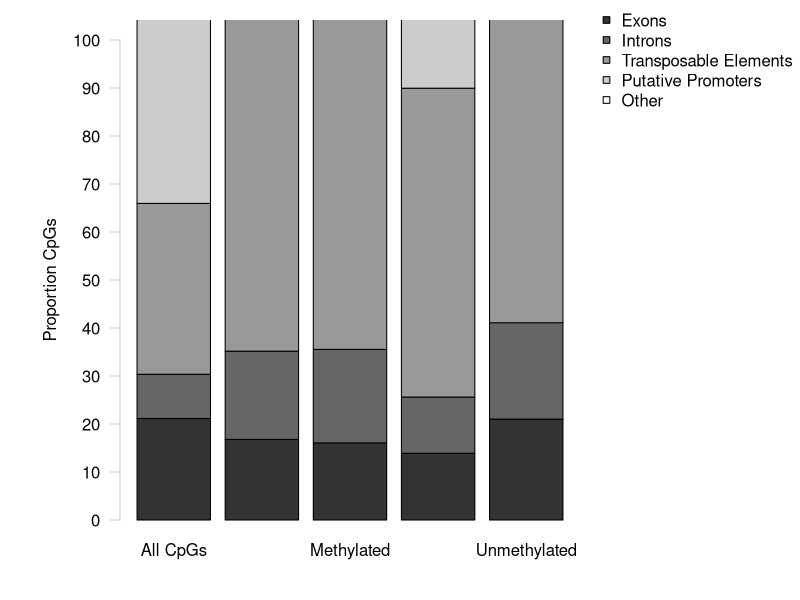
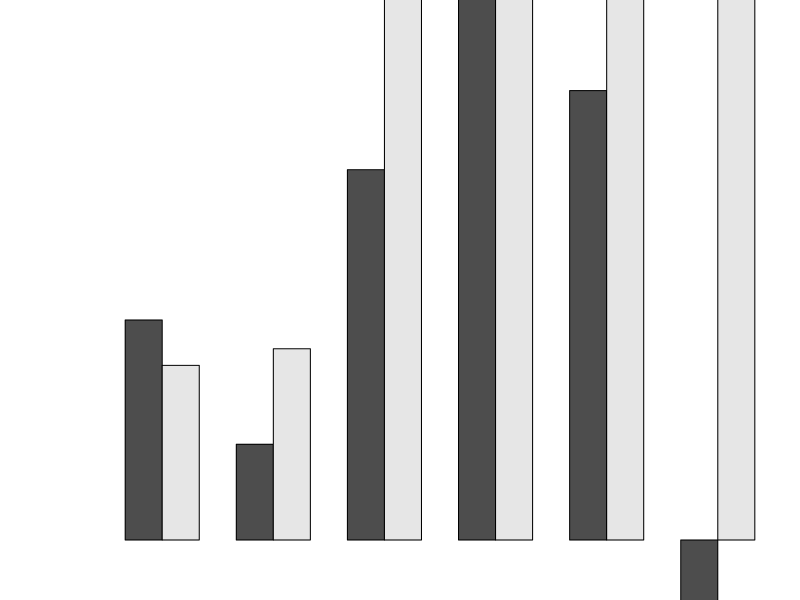

Generate these figures, in order, with R: (Note: this script raises an error after producing the figures.)
## ---- chunk 1
knitr::opts_chunk$set(echo = TRUE)
## ---- chunk 2
sessionInfo()
## ---- chunk 3
overlapData <- read.csv("2019-01-15-Overlap-Proportions.csv", header = TRUE)
rownames(overlapData) <- overlapData$genomicFeature #Set genomic feature indication and rownames
overlapData <- overlapData[,-1] #Remove genomic feature indication column
head(overlapData) #Confirm import
## ---- chunk 4
proportionData <- overlapData #Copy overlap data as a new dataframe
nLength <- length(proportionData$totalCpG) #Count number of rows
for(i in 1:nLength) {
  proportionData[i,] <- (proportionData[i,]/proportionData[6,])*100
} #Divide each column of proportionData by respective totalLines entry. Multiply by 100 and and save the percentage
head(proportionData) #Confirm changes
## ---- chunk 5
proportionData <- proportionData[-6,] #Remove totalLines row
tail(proportionData) #Confirm changes
## ---- chunk 6
totalVersusEnriched <- overlapData[, 1:2] #Subset data for statistical testing
totalVersusEnriched <- totalVersusEnriched[-6, ] #Remove totalLines row
head(totalVersusEnriched) #Confirm changes
## ---- chunk 7
totalVersusEnrichedTest <- chisq.test(t(totalVersusEnriched)) #Conduct a chi-squared test
totalVersusEnrichedTest #The distribution of enriched CpGs from MBD is different from the distribution of all CG motifs in the C. virginica genome
## ---- chunk 8
totalVersusEnrichedTest$observed #Look at observed valules
totalVersusEnrichedTest$expected #Look at expected values
totalVersusEnrichedTest$residuals #Look at residuals
## ---- chunk 9
totalVersusMethylated <- overlapData[, c(1,3)] #Subset data for statistical testing
totalVersusMethylated <- totalVersusMethylated[-6, ] #Remove totalLines row
head(totalVersusMethylated) #Confirm changes
## ---- chunk 10
totalVersusMethylatedTest <- chisq.test(t(totalVersusMethylated)) #Conduct a chi-squared test
totalVersusMethylatedTest #The distribution of methylated CpGs is significantly different from all CpG
## ---- chunk 11
enrichedVersusMethylated <- overlapData[, 2:3] #Subset data for statistical testing
enrichedVersusMethylated <- enrichedVersusMethylated[-6, ] #Remove totalLines row
head(enrichedVersusMethylated) #Confirm changes
## ---- chunk 12
enrichedVersusMethylatedTest <- chisq.test(t(enrichedVersusMethylated)) #Conduct a chi-squared test
enrichedVersusMethylatedTest #The distribution of methylated CpGs is significantly different from CpGs enriched by MBD
## ---- chunk 13
allMethylationCategories <- overlapData[, 2:5] #Subset data for statistical testing
allMethylationCategories <- allMethylationCategories[-6, ] #Remove totalLines row
head(allMethylationCategories) #Confirm changes
## ---- chunk 14
allMethylationCategoriesTest <- chisq.test(t(allMethylationCategories)) #Conduct a chi-squared test
allMethylationCategoriesTest #The distributions differ from eachother.
## ---- chunk 15
enrichedVersusDML <- overlapData[,c(2,6)] #Subset data for statistical testing
enrichedVersusDML <- enrichedVersusDML[-6,] #Remove totalLines row
head(enrichedVersusDML) #Confirm changes
## ---- chunk 16
enrichedVersusDMLTest <- chisq.test(t(enrichedVersusDML)) #Conduct a chi-squared test
enrichedVersusDMLTest #The distribution of DML is significantly different from methylated CpGs.
## ---- chunk 17
methylatedVersusDML <- overlapData[,c(3,6)] #Subset data for statistical testing
methylatedVersusDML <- methylatedVersusDML[-6,] #Remove totalLines row
head(methylatedVersusDML) #Confirm changes
## ---- chunk 18
methylatedVersusDMLTest <- chisq.test(t(methylatedVersusDML)) #Conduct a chi-squared test
methylatedVersusDMLTest #The distribution of DML is significantly different from methylated CpGs.
## ---- chunk 19
allCpGCategories <- proportionData[,1:5] #Subset data
head(allCpGCategories) #Confirm subset
## ---- chunk 20
#pdf("2019-04-10-All-CpG-Categories.pdf", height = 8.5, width = 11)
par(mar = c(3,5,1,1), oma = c(1, 1, 1, 10)) #Change figure boundaries

barplot(t(t(allCpGCategories)),
        axes = FALSE, 
        names.arg = c("All CpGs", "MBD-Enriched", "Methylated", "Sparsely Methylated", "Unmethylated"),
        ylim = c(0,100),
        col = c("grey20", "grey40", "grey60", "grey80", "grey100")) #Create a stacked barplot. Use axes = FALSE to remove the y-axis and names.arg to set labels on the x-axis.
axis(side = 2, at = seq(0, 100, by = 10), las = 2, col = "grey80")
mtext(side = 2, "Proportion CpGs", line = 3) #Add y-axis label

par(fig = c(0, 1, 0, 1), oma = c(0, 0, 0, 0), mar = c(0, 0, 0, 0), new = TRUE) #Create new plot
plot(0, 0, type = "n", bty = "n", xaxt = "n", yaxt = "n") #Add new plot on top of current plot
legend("topright",
       xpd = TRUE,
       legend = c("Exons", "Introns", "Transposable Elements", "Putative Promoters", "Other"),
       pch = 22, 
        col = "black", 
        pt.bg = c("grey20", "grey40", "grey60", "grey80", "grey100"),
       bty = "n") #Place a legend in the top right of the figure with no box
#dev.off()
## ---- chunk 21
totalVersusEnrichedProportions <- proportionData[,1:2] #Subset data
head(totalVersusEnrichedProportions) #Confirm subset
## ---- chunk 22
#pdf("2019-04-10-Total-Versus-Enriched-CpGs.pdf", height = 8.5, width = 11)
par(mar = c(3,5,1,1)) #Change figure boundaries
barplot(t(totalVersusEnrichedProportions),
        beside = TRUE,
        axes = FALSE, 
        names.arg = c("Exons", "Introns", "TE", "Promoters", "Other"),
        ylim = c(0,50)) #Create a grouped barplot (beside = TRUE) using a transposed version of the proportion data. Use axes = FALSE to remove the y-axis and names.arg to set labels on the x-axis.
axis(side = 2, at = seq(0, 100, by = 5), las = 2, col = "grey80")
mtext(side = 2, "Proportion CpGs", line = 3) #Add y-axis label
legend("topright", 
       legend = c("All CpGs", "MBD-Enriched"),
       pch = 16,
       col = c("grey20", "grey80"),
       bty = "n") #Place a legend in the top right of the figure with no box
#dev.off()
## ---- chunk 23
allCpGVersusMethylated <- proportionData[,c(1,3)] #Subset data
head(allCpGVersusMethylated) #Confirm subset
## ---- chunk 24
#pdf("2019-04-10-All-CpGs-Versus-Methylated-CpGs.pdf", height = 8.5, width = 11)
par(mar = c(3,5,1,1), oma = c(1, 1, 1, 15)) #Change figure boundaries

barplot(t(t(allCpGVersusMethylated)),
        axes = FALSE, 
        names.arg = c("All CpGs", "Methylated CpGs"),
        cex.names = 1.5,
        ylim = c(0,100),
        col = c("grey20", "grey40", "grey60", "grey80", "grey100")) #Create a stacked barplot. Use axes = FALSE to remove the y-axis and names.arg to set labels on the x-axis.
axis(side = 2, at = seq(0, 100, by = 10), las = 2, col = "grey80", cex.axis = 1.2)
mtext(side = 2, "Proportion CpGs", line = 3, cex = 1.5) #Add y-axis label

par(fig = c(0, 1, 0, 1), oma = c(0, 0, 0, 0), mar = c(0, 0, 0, 0), new = TRUE) #Create new plot
plot(0, 0, type = "n", bty = "n", xaxt = "n", yaxt = "n") #Add new plot on top of current plot
legend("topright",
       xpd = TRUE,
       legend = c("Exons", "Introns", "Transposable Elements", "Putative Promoters", "Other"),
       pch = 22, 
        col = "black", 
        pt.bg = c("grey20", "grey40", "grey60", "grey80", "grey100"),
       bty = "n",
       cex = 1.5) #Place a legend in the top right of the figure with no box
#dev.off()
## ---- chunk 25
enrichedVersusMethylatedProportions <- proportionData[,2:3] #Subset data
head(enrichedVersusMethylatedProportions) #Confirm subset
## ---- chunk 26
#pdf("2019-04-10-Total-Versus-Methylated-CpGs.pdf", height = 8.5, width = 11)
par(mar = c(3,5,1,1)) #Change figure boundaries
barplot(t(enrichedVersusMethylatedProportions), 
        beside = TRUE, 
        axes = FALSE, 
        names.arg = c("Exons", "Introns", "TE", "Promoters", "Other"),
        ylim = c(0,50)) #Create a grouped barplot (beside = TRUE) using a transposed version of the proportion data. Use axes = FALSE to remove the y-axis and names.arg to set labels on the x-axis.
axis(side = 2, at = seq(0, 50, by = 5), las = 2, col = "grey80")
mtext(side = 2, "Proportion CpGs", line = 3) #Add y-axis label
legend("topright", 
       legend = c("MBD-Enriched", "Methylated"),
       pch = 16,
       col = c("grey20", "grey80"),
       bty = "n") #Place a legend in the top right of the figure with no box
#dev.off()
## ---- chunk 27
allMethylationCategoriesProportions <- proportionData[,2:5] #Subset data
head(allMethylationCategoriesProportions) #Confirm subset
## ---- chunk 28
#pdf("2019-04-10-All-Methylation-Categories.pdf", height = 8.5, width = 11)
par(mar = c(3,5,1,1), oma = c(1, 1, 1, 10)) #Change figure boundaries

barplot(t(t(allMethylationCategoriesProportions)),
        axes = FALSE, 
        names.arg = c("MBD-Enriched", "Methylated", "Sparsely Methylated", "Unmethylated"),
        ylim = c(0,100),
        col = c("grey20", "grey40", "grey60", "grey80", "grey100")) #Create a stacked barplot. Use axes = FALSE to remove the y-axis and names.arg to set labels on the x-axis.
axis(side = 2, at = seq(0, 100, by = 10), las = 2, col = "grey80")
mtext(side = 2, "Proportion CpGs", line = 3) #Add y-axis label

par(fig = c(0, 1, 0, 1), oma = c(0, 0, 0, 0), mar = c(0, 0, 0, 0), new = TRUE) #Create new plot
plot(0, 0, type = "n", bty = "n", xaxt = "n", yaxt = "n") #Add new plot on top of current plot
legend("topright",
       xpd = TRUE,
       legend = c("Exons", "Introns", "Transposable Elements", "Putative Promoters", "Other"),
       pch = 22, 
        col = "black", 
        pt.bg = c("grey20", "grey40", "grey60", "grey80", "grey100"),
       bty = "n") #Place a legend in the top right of the figure with no box
#dev.off()
## ---- chunk 29
enrichedVersusDMLProportions <- proportionData[,c(2,6)] #Subset data
head(enrichedVersusDMLProportions) #Confirm subset
## ---- chunk 30
pdf("2019-04-10-Enriched-Versus-DML.pdf", height = 8.5, width = 11)
par(mar = c(3,5,1,1), oma = c(1, 1, 1, 15)) #Change figure boundaries

barplot(t(t(enrichedVersusDMLProportions)), 
        axes = FALSE, 
        names.arg = c("Loci with 5x Coverage", "DML"),
        cex.names = 1.5,
        ylim = c(0,100),
        col = c("grey20", "grey40", "grey60", "grey80", "grey100")) #Create a stacked barplot. Use axes = FALSE to remove the y-axis and names.arg to set labels on the x-axis.
axis(side = 2, at = seq(0, 100, by = 10), las = 2, col = "grey80", cex.axis = 1.2) #Add y-axis
mtext(side = 2, "Proportion CpGs", line = 3, cex = 1.5) #Add y-axis label

par(fig = c(0, 1, 0, 1), oma = c(0, 0, 0, 0), mar = c(0, 0, 0, 0), new = TRUE) #Create new plot
plot(0, 0, type = "n", bty = "n", xaxt = "n", yaxt = "n") #Add new plot on top of current plot
legend("topright",
       xpd = TRUE,
       legend = c("Exons", "Introns", "Transposable Elements", "Putative Promoters", "Other"),
       pch = 22, 
        col = "black", 
        pt.bg = c("grey20", "grey40", "grey60", "grey80", "grey100"),
       bty = "n",
       cex = 1.5) #Place a legend in the top right of the figure with no box. pch = 22 has a background and outline. col changes the outline, pt.bg changes the point fill
dev.off()
## ---- chunk 31
methylatedVersusDMLProportions <- proportionData[,c(3,6)] #Subset data
head(methylatedVersusDMLProportions) #Confirm subset
## ---- chunk 32
#pdf("2019-04-10-Methylated-CpGs-Versus-DML.pdf", height = 8.5, width = 11)
par(mar = c(3,5,1,1)) #Change figure boundaries
barplot(t(methylatedVersusDMLProportions),
        axes = FALSE, 
        names.arg = c("Exons", "Introns", "TE", "Promoters", "Other"),
        ylim = c(0,65)) #Create a grouped barplot (beside = TRUE) using a transposed version of the proportion data. Use axes = FALSE to remove the y-axis and names.arg to set labels on the x-axis.
axis(side = 2, at = seq(0, 65, by = 5), las = 2, col = "grey80")
mtext(side = 2, "Proportion CpGs", line = 3) #Add y-axis label
legend("topright", 
       legend = c("Methylated CpGs", "DML"),
       pch = 16,
       col = c("grey20", "grey80"),
       bty = "n") #Place a legend in the top right of the figure with no box
#dev.off()
## ---- chunk 33
backgroundVersusDMR <- overlapData[,c(7,8)] #Subset data for statistical testing
backgroundVersusDMR <- backgroundVersusDMR[-6,] #Remove totalLines row
head(backgroundVersusDMR) #Confirm changes
## ---- chunk 34
backgroundVersusDMRTest <- chisq.test(t(backgroundVersusDMR)) #Conduct a chi-squared test
backgroundVersusDMRTest #The distribution of DML is significantly different from methylated CpGs.
## ---- chunk 35
backgroundVersusDMRProportions <- proportionData[,c(8,7)] #Subset data. Column 8 is the DMRBackground, and column 7 are the DMR.
head(backgroundVersusDMRProportions) #Confirm subset
## ---- chunk 36
#pdf("2019-06-05-Background-Versus-DMR.pdf", height = 8.5, width = 11)
par(mar = c(3,5,1,1)) #Change figure boundaries
barplot(t(backgroundVersusDMRProportions), 
        beside = TRUE, 
        axes = FALSE, 
        names.arg = c("Exons", "Introns", "TE", "Promoters", "Other"),
        ylim = c(0,75)) #Create a grouped barplot (beside = TRUE) using a transposed version of the proportion data. Use axes = FALSE to remove the y-axis and names.arg to set labels on the x-axis.
axis(side = 2, at = seq(0, 75, by = 5), las = 2, col = "grey80")
mtext(side = 2, "Proportion 100 bp Regions", line = 3) #Add y-axis label
legend("topright", 
       legend = c("All 100 bp Regions", "DMR"),
       pch = 16,
       col = c("grey20", "grey80"),
       bty = "n") #Place a legend in the top right of the figure with no box
#dev.off()
